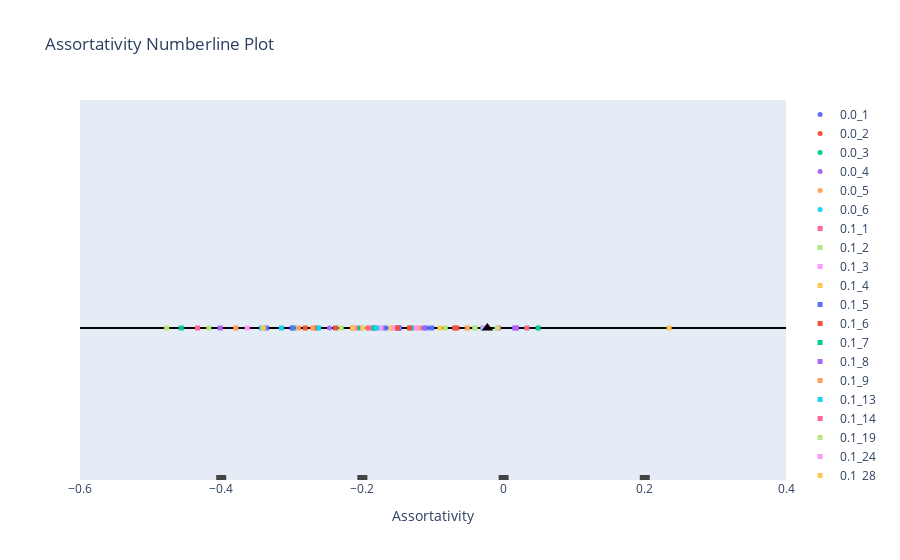

Write notebook code for a chart like this one.
### Code cell
# Create a numberline plot for the values using plotly
import plotly.graph_objects as go

fig = go.Figure()
# Set layout
fig.update_layout(
    title='Assortativity Numberline Plot',
    yaxis=dict(
        showgrid=False,
        showticklabels=False,
        zeroline=True,
        zerolinewidth=2,
        zerolinecolor='black',
    ),
    xaxis=dict(
        title='Assortativity',
        showgrid=False,
        zeroline=False,
        showticklabels=True,
        tickwidth=10,
        range=[-.6, 0.4],
    ),
    
)
fig.update_yaxes(range=[-0.2, 0.3])
fig.update_xaxes(ticks='inside')

# Add the values to the plot
for i in range(6):
    fig.add_trace(go.Scatter(x=[full_df.iloc[i, 0]], y=[0], mode='markers', marker=dict(size=5), name=full_df.index[i]))

# Add the rest of the values as squares
for i in range(6, 73):
    fig.add_trace(go.Scatter(x=[full_df.iloc[i, 0]], y=[0], mode='markers', marker=dict(size=5, symbol='square'), name=full_df.index[i]))

# Add whole connectome value as a black triangle size 15
fig.add_trace(go.Scatter(x=[full_df.iloc[-1, 0]], y=[0], mode='markers', marker=dict(size=10, symbol='triangle-up', color='black'), name=full_df.index[-1]))  


# Show the plot
fig.show()

### Figure 1 — Plotly figure (JSON) as saved in the notebook; plotly's stock layout.template omitted (floating-point values rounded to 4 significant figures)
{"data": [{"marker": {"size": 5}, "mode": "markers", "name": "0.0_1", "type": "scatter", "x": [-0.2134], "y": [0]}, {"marker": {"size": 5}, "mode": "markers", "name": "0.0_2", "type": "scatter", "x": [-0.1576], "y": [0]}, {"marker": {"size": 5}, "mode": "markers", "name": "0.0_3", "type": "scatter", "x": [-0.1815], "y": [0]}, {"marker": {"size": 5}, "mode": "markers", "name": "0.0_4", "type": "scatter", "x": [-0.2465], "y": [0]}, {"marker": {"size": 5}, "mode": "markers", "name": "0.0_5", "type": "scatter", "x": [-0.1922], "y": [0]}, {"marker": {"size": 5}, "mode": "markers", "name": "0.0_6", "type": "scatter", "x": [-0.1762], "y": [0]}, {"marker": {"size": 5, "symbol": "square"}, "mode": "markers", "name": "0.1_1", "type": "scatter", "x": [-0.2132], "y": [0]}, {"marker": {"size": 5, "symbol": "square"}, "mode": "markers", "name": "0.1_2", "type": "scatter", "x": [-0.2301], "y": [0]}, {"marker": {"size": 5, "symbol": "square"}, "mode": "markers", "name": "0.1_3", "type": "scatter", "x": [-0.1599], "y": [0]}, {"marker": {"size": 5, "symbol": "square"}, "mode": "markers", "name": "0.1_4", "type": "scatter", "x": [-0.2119], "y": [0]}, {"marker": {"size": 5, "symbol": "square"}, "mode": "markers", "name": "0.1_5", "type": "scatter", "x": [-0.1475], "y": [0]}, {"marker": {"size": 5, "symbol": "square"}, "mode": "markers", "name": "0.1_6", "type": "scatter", "x": [-0.2664], "y": [0]}, {"marker": {"size": 5, "symbol": "square"}, "mode": "markers", "name": "0.1_7", "type": "scatter", "x": [-0.2029], "y": [0]}, {"marker": {"size": 5, "symbol": "square"}, "mode": "markers", "name": "0.1_8", "type": "scatter", "x": [-0.4013], "y": [0]}, {"marker": {"size": 5, "symbol": "square"}, "mode": "markers", "name": "0.1_9", "type": "scatter", "x": [-0.2136], "y": [0]}, {"marker": {"size": 5, "symbol": "square"}, "mode": "markers", "name": "0.1_13", "type": "scatter", "x": [-0.1816], "y": [0]}, {"marker": {"size": 5, "symbol": "square"}, "mode": "markers", "name": "0.1_14", "type": "scatter", "x": [-0.21], "y": [0]}, {"marker": {"size": 5, "symbol": "square"}, "mode": "markers", "name": "0.1_19", "type": "scatter", "x": [-0.4176], "y": [0]}, {"marker": {"size": 5, "symbol": "square"}, "mode": "markers", "name": "0.1_24", "type": "scatter", "x": [-0.212], "y": [0]}, {"marker": {"size": 5, "symbol": "square"}, "mode": "markers", "name": "0.1_28", "type": "scatter", "x": [-0.1592], "y": [0]}, {"marker": {"size": 5, "symbol": "square"}, "mode": "markers", "name": "0.1_29", "type": "scatter", "x": [-0.1676], "y": [0]}, {"marker": {"size": 5, "symbol": "square"}, "mode": "markers", "name": "0.1_36", "type": "scatter", "x": [-0.06639], "y": [0]}, {"marker": {"size": 5, "symbol": "square"}, "mode": "markers", "name": "0.1_37", "type": "scatter", "x": [null], "y": [0]}, {"marker": {"size": 5, "symbol": "square"}, "mode": "markers", "name": "0.1_39", "type": "scatter", "x": [-0.1489], "y": [0]}, {"marker": {"size": 5, "symbol": "square"}, "mode": "markers", "name": "0.1_40", "type": "scatter", "x": [-0.2907], "y": [0]}, {"marker": {"size": 5, "symbol": "square"}, "mode": "markers", "name": "0.1_42", "type": "scatter", "x": [-0.3428], "y": [0]}, {"marker": {"size": 5, "symbol": "square"}, "mode": "markers", "name": "0.1_50", "type": "scatter", "x": [-0.1851], "y": [0]}, {"marker": {"size": 5, "symbol": "square"}, "mode": "markers", "name": "0.1_51", "type": "scatter", "x": [-0.4773], "y": [0]}, {"marker": {"size": 5, "symbol": "square"}, "mode": "markers", "name": "0.1_55", "type": "scatter", "x": [-0.155], "y": [0]}, {"marker": {"size": 5, "symbol": "square"}, "mode": "markers", "name": "0.1_65", "type": "scatter", "x": [-0.1995], "y": [0]}, {"marker": {"size": 5, "symbol": "square"}, "mode": "markers", "name": "0.1_79", "type": "scatter", "x": [-0.1096], "y": [0]}, {"marker": {"size": 5, "symbol": "square"}, "mode": "markers", "name": "0.1_80", "type": "scatter", "x": [-0.06943], "y": [0]}, {"marker": {"size": 5, "symbol": "square"}, "mode": "markers", "name": "0.1_106", "type": "scatter", "x": [-0.298], "y": [0]}, {"marker": {"size": 5, "symbol": "square"}, "mode": "markers", "name": "0.1_115", "type": "scatter", "x": [-0.1134], "y": [0]}, {"marker": {"size": 5, "symbol": "square"}, "mode": "markers", "name": "0.1_116", "type": "scatter", "x": [-0.05143], "y": [0]}, {"marker": {"size": 5, "symbol": "square"}, "mode": "markers", "name": "0.1_122", "type": "scatter", "x": [-0.02959], "y": [0]}, {"marker": {"size": 5, "symbol": "square"}, "mode": "markers", "name": "0.1_127", "type": "scatter", "x": [-0.007098], "y": [0]}, {"marker": {"size": 5, "symbol": "square"}, "mode": "markers", "name": "0.1_129", "type": "scatter", "x": [-0.04094], "y": [0]}, {"marker": {"size": 5, "symbol": "square"}, "mode": "markers", "name": "0.1_135", "type": "scatter", "x": [-0.3631], "y": [0]}, {"marker": {"size": 5, "symbol": "square"}, "mode": "markers", "name": "0.1_137", "type": "scatter", "x": [-0.2135], "y": [0]}, {"marker": {"size": 5, "symbol": "square"}, "mode": "markers", "name": "0.1_142", "type": "scatter", "x": [-0.2994], "y": [0]}, {"marker": {"size": 5, "symbol": "square"}, "mode": "markers", "name": "0.1_146", "type": "scatter", "x": [-0.2381], "y": [0]}, {"marker": {"size": 5, "symbol": "square"}, "mode": "markers", "name": "0.1_148", "type": "scatter", "x": [-0.1307], "y": [0]}, {"marker": {"size": 5, "symbol": "square"}, "mode": "markers", "name": "0.1_152", "type": "scatter", "x": [-0.1497], "y": [0]}, {"marker": {"size": 5, "symbol": "square"}, "mode": "markers", "name": "0.1_165", "type": "scatter", "x": [-0.1203], "y": [0]}, {"marker": {"size": 5, "symbol": "square"}, "mode": "markers", "name": "0.1_172", "type": "scatter", "x": [-0.3148], "y": [0]}, {"marker": {"size": 5, "symbol": "square"}, "mode": "markers", "name": "0.1_212", "type": "scatter", "x": [-0.4336], "y": [0]}, {"marker": {"size": 5, "symbol": "square"}, "mode": "markers", "name": "0.1_229", "type": "scatter", "x": [-0.08269], "y": [0]}, {"marker": {"size": 5, "symbol": "square"}, "mode": "markers", "name": "0.1_236", "type": "scatter", "x": [-0.1738], "y": [0]}, {"marker": {"size": 5, "symbol": "square"}, "mode": "markers", "name": "0.1_238", "type": "scatter", "x": [0.2344], "y": [0]}, {"marker": {"size": 5, "symbol": "square"}, "mode": "markers", "name": "0.1_241", "type": "scatter", "x": [-0.3361], "y": [0]}, {"marker": {"size": 5, "symbol": "square"}, "mode": "markers", "name": "0.1_242", "type": "scatter", "x": [-0.281], "y": [0]}, {"marker": {"size": 5, "symbol": "square"}, "mode": "markers", "name": "0.1_243", "type": "scatter", "x": [-0.1837], "y": [0]}, {"marker": {"size": 5, "symbol": "square"}, "mode": "markers", "name": "0.1_246", "type": "scatter", "x": [0.01566], "y": [0]}, {"marker": {"size": 5, "symbol": "square"}, "mode": "markers", "name": "0.1_252", "type": "scatter", "x": [-0.2707], "y": [0]}, {"marker": {"size": 5, "symbol": "square"}, "mode": "markers", "name": "0.1_254", "type": "scatter", "x": [-0.2619], "y": [0]}, {"marker": {"size": 5, "symbol": "square"}, "mode": "markers", "name": "0.1_255", "type": "scatter", "x": [0.03291], "y": [0]}, {"marker": {"size": 5, "symbol": "square"}, "mode": "markers", "name": "0.1_256", "type": "scatter", "x": [-0.04026], "y": [0]}, {"marker": {"size": 5, "symbol": "square"}, "mode": "markers", "name": "0.1_257", "type": "scatter", "x": [-0.1241], "y": [0]}, {"marker": {"size": 5, "symbol": "square"}, "mode": "markers", "name": "0.1_259", "type": "scatter", "x": [-0.09028], "y": [0]}, {"marker": {"size": 5, "symbol": "square"}, "mode": "markers", "name": "0.1_261", "type": "scatter", "x": [null], "y": [0]}, {"marker": {"size": 5, "symbol": "square"}, "mode": "markers", "name": "0.1_263", "type": "scatter", "x": [-0.1333], "y": [0]}, {"marker": {"size": 5, "symbol": "square"}, "mode": "markers", "name": "0.1_266", "type": "scatter", "x": [0.04904], "y": [0]}, {"marker": {"size": 5, "symbol": "square"}, "mode": "markers", "name": "0.1_271", "type": "scatter", "x": [0.01838], "y": [0]}, {"marker": {"size": 5, "symbol": "square"}, "mode": "markers", "name": "0.1_286", "type": "scatter", "x": [-0.3794], "y": [0]}, {"marker": {"size": 5, "symbol": "square"}, "mode": "markers", "name": "0.1_287", "type": "scatter", "x": [-0.18], "y": [0]}, {"marker": {"size": 5, "symbol": "square"}, "mode": "markers", "name": "0.1_289", "type": "scatter", "x": [-0.1915], "y": [0]}, {"marker": {"size": 5, "symbol": "square"}, "mode": "markers", "name": "0.1_293", "type": "scatter", "x": [-0.009391], "y": [0]}, {"marker": {"size": 5, "symbol": "square"}, "mode": "markers", "name": "0.1_443", "type": "scatter", "x": [-0.02832], "y": [0]}, {"marker": {"size": 5, "symbol": "square"}, "mode": "markers", "name": "0.1_478", "type": "scatter", "x": [-0.3404], "y": [0]}, {"marker": {"size": 5, "symbol": "square"}, "mode": "markers", "name": "0.1_522", "type": "scatter", "x": [-0.1019], "y": [0]}, {"marker": {"size": 5, "symbol": "square"}, "mode": "markers", "name": "0.1_541", "type": "scatter", "x": [-0.1502], "y": [0]}, {"marker": {"size": 5, "symbol": "square"}, "mode": "markers", "name": "0.1_596", "type": "scatter", "x": [-0.4565], "y": [0]}, {"marker": {"color": "black", "size": 10, "symbol": "triangle-up"}, "mode": "markers", "name": "whole", "type": "scatter", "x": [-0.02296], "y": [0]}], "layout": {"title": {"text": "Assortativity Numberline Plot"}, "xaxis": {"range": [-0.6, 0.4], "showgrid": false, "showticklabels": true, "ticks": "inside", "tickwidth": 10, "title": {"text": "Assortativity"}, "zeroline": false}, "yaxis": {"range": [-0.2, 0.3], "showgrid": false, "showticklabels": false, "zeroline": true, "zerolinecolor": "black", "zerolinewidth": 2}}}
